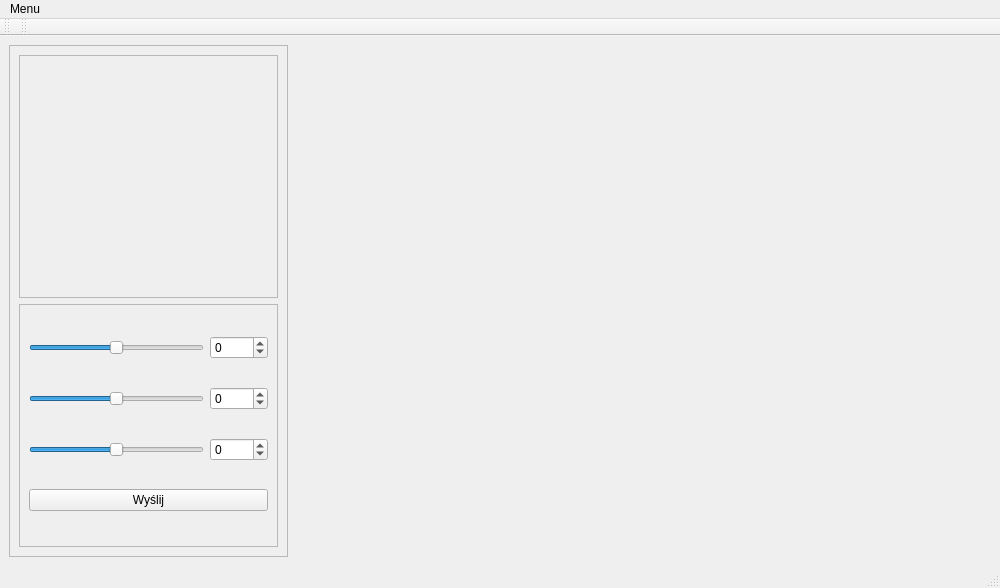
<?xml version="1.0" encoding="UTF-8"?>
<ui version="4.0">
 <class>MainWindow</class>
 <widget class="QMainWindow" name="MainWindow">
  <property name="geometry">
   <rect>
    <x>0</x>
    <y>0</y>
    <width>1000</width>
    <height>588</height>
   </rect>
  </property>
  <property name="sizePolicy">
   <sizepolicy hsizetype="Preferred" vsizetype="Preferred">
    <horstretch>3</horstretch>
    <verstretch>0</verstretch>
   </sizepolicy>
  </property>
  <property name="maximumSize">
   <size>
    <width>1400</width>
    <height>900</height>
   </size>
  </property>
  <property name="windowTitle">
   <string>MainWindow</string>
  </property>
  <widget class="QWidget" name="centralwidget">
   <layout class="QGridLayout" name="gridLayout_2">
    <item row="0" column="0">
     <widget class="QFrame" name="frame">
      <property name="sizePolicy">
       <sizepolicy hsizetype="Preferred" vsizetype="Preferred">
        <horstretch>2</horstretch>
        <verstretch>0</verstretch>
       </sizepolicy>
      </property>
      <property name="frameShape">
       <enum>QFrame::StyledPanel</enum>
      </property>
      <property name="frameShadow">
       <enum>QFrame::Raised</enum>
      </property>
      <layout class="QGridLayout" name="gridLayout_3">
       <item row="0" column="0">
        <widget class="QFrame" name="frame_3">
         <property name="sizePolicy">
          <sizepolicy hsizetype="Preferred" vsizetype="Preferred">
           <horstretch>0</horstretch>
           <verstretch>1</verstretch>
          </sizepolicy>
         </property>
         <property name="frameShape">
          <enum>QFrame::StyledPanel</enum>
         </property>
         <property name="frameShadow">
          <enum>QFrame::Raised</enum>
         </property>
        </widget>
       </item>
       <item row="1" column="0">
        <widget class="QFrame" name="frame_2">
         <property name="sizePolicy">
          <sizepolicy hsizetype="Preferred" vsizetype="Preferred">
           <horstretch>0</horstretch>
           <verstretch>1</verstretch>
          </sizepolicy>
         </property>
         <property name="frameShape">
          <enum>QFrame::StyledPanel</enum>
         </property>
         <property name="frameShadow">
          <enum>QFrame::Raised</enum>
         </property>
         <layout class="QGridLayout" name="gridLayout_4">
          <item row="4" column="0">
           <widget class="QSlider" name="Przeg3">
            <property name="sizePolicy">
             <sizepolicy hsizetype="Expanding" vsizetype="Preferred">
              <horstretch>2</horstretch>
              <verstretch>2</verstretch>
             </sizepolicy>
            </property>
            <property name="minimum">
             <number>-90</number>
            </property>
            <property name="maximum">
             <number>91</number>
            </property>
            <property name="orientation">
             <enum>Qt::Horizontal</enum>
            </property>
           </widget>
          </item>
          <item row="4" column="1">
           <widget class="QSpinBox" name="Przeg33">
            <property name="sizePolicy">
             <sizepolicy hsizetype="Minimum" vsizetype="Fixed">
              <horstretch>1</horstretch>
              <verstretch>0</verstretch>
             </sizepolicy>
            </property>
            <property name="minimum">
             <number>-90</number>
            </property>
            <property name="maximum">
             <number>90</number>
            </property>
           </widget>
          </item>
          <item row="0" column="0">
           <widget class="QSlider" name="Przeg1">
            <property name="sizePolicy">
             <sizepolicy hsizetype="Expanding" vsizetype="Preferred">
              <horstretch>3</horstretch>
              <verstretch>2</verstretch>
             </sizepolicy>
            </property>
            <property name="minimum">
             <number>-180</number>
            </property>
            <property name="maximum">
             <number>180</number>
            </property>
            <property name="orientation">
             <enum>Qt::Horizontal</enum>
            </property>
           </widget>
          </item>
          <item row="3" column="1">
           <widget class="QSpinBox" name="Przeg22">
            <property name="sizePolicy">
             <sizepolicy hsizetype="Preferred" vsizetype="Fixed">
              <horstretch>1</horstretch>
              <verstretch>0</verstretch>
             </sizepolicy>
            </property>
            <property name="minimum">
             <number>-90</number>
            </property>
            <property name="maximum">
             <number>90</number>
            </property>
           </widget>
          </item>
          <item row="3" column="0">
           <widget class="QSlider" name="Przeg2">
            <property name="sizePolicy">
             <sizepolicy hsizetype="Expanding" vsizetype="Preferred">
              <horstretch>3</horstretch>
              <verstretch>2</verstretch>
             </sizepolicy>
            </property>
            <property name="minimum">
             <number>-90</number>
            </property>
            <property name="maximum">
             <number>90</number>
            </property>
            <property name="orientation">
             <enum>Qt::Horizontal</enum>
            </property>
           </widget>
          </item>
          <item row="5" column="0" colspan="2">
           <widget class="QPushButton" name="SendConf">
            <property name="sizePolicy">
             <sizepolicy hsizetype="Preferred" vsizetype="Fixed">
              <horstretch>0</horstretch>
              <verstretch>3</verstretch>
             </sizepolicy>
            </property>
            <property name="text">
             <string>Wyślij</string>
            </property>
           </widget>
          </item>
          <item row="0" column="1">
           <widget class="QSpinBox" name="Przeg11">
            <property name="sizePolicy">
             <sizepolicy hsizetype="Minimum" vsizetype="Fixed">
              <horstretch>1</horstretch>
              <verstretch>0</verstretch>
             </sizepolicy>
            </property>
            <property name="minimum">
             <number>-180</number>
            </property>
            <property name="maximum">
             <number>180</number>
            </property>
           </widget>
          </item>
         </layout>
        </widget>
       </item>
      </layout>
     </widget>
    </item>
    <item row="0" column="1">
     <widget class="GLWidget" name="widget" native="true">
      <property name="sizePolicy">
       <sizepolicy hsizetype="Preferred" vsizetype="Preferred">
        <horstretch>5</horstretch>
        <verstretch>0</verstretch>
       </sizepolicy>
      </property>
     </widget>
    </item>
   </layout>
  </widget>
  <widget class="QMenuBar" name="menubar">
   <property name="geometry">
    <rect>
     <x>0</x>
     <y>0</y>
     <width>1000</width>
     <height>22</height>
    </rect>
   </property>
   <widget class="QMenu" name="menuMenu">
    <property name="title">
     <string>Menu</string>
    </property>
    <addaction name="actionPo_czenie"/>
    <addaction name="actionWykresy"/>
   </widget>
   <addaction name="menuMenu"/>
  </widget>
  <widget class="QStatusBar" name="statusbar"/>
  <widget class="QToolBar" name="toolBar">
   <property name="windowTitle">
    <string>toolBar</string>
   </property>
   <attribute name="toolBarArea">
    <enum>TopToolBarArea</enum>
   </attribute>
   <attribute name="toolBarBreak">
    <bool>false</bool>
   </attribute>
  </widget>
  <widget class="QToolBar" name="toolBar_2">
   <property name="windowTitle">
    <string>toolBar_2</string>
   </property>
   <attribute name="toolBarArea">
    <enum>TopToolBarArea</enum>
   </attribute>
   <attribute name="toolBarBreak">
    <bool>false</bool>
   </attribute>
  </widget>
  <action name="actionPo_czenie">
   <property name="text">
    <string>Połączenie</string>
   </property>
  </action>
  <action name="actionWykresy">
   <property name="text">
    <string>Wykresy</string>
   </property>
  </action>
 </widget>
 <customwidgets>
  <customwidget>
   <class>GLWidget</class>
   <extends>QWidget</extends>
   <header location="global">glwidget.h</header>
   <container>1</container>
  </customwidget>
 </customwidgets>
 <resources/>
 <connections>
  <connection>
   <sender>Przeg1</sender>
   <signal>valueChanged(int)</signal>
   <receiver>Przeg11</receiver>
   <slot>setValue(int)</slot>
   <hints>
    <hint type="sourcelabel">
     <x>199</x>
     <y>351</y>
    </hint>
    <hint type="destinationlabel">
     <x>250</x>
     <y>359</y>
    </hint>
   </hints>
  </connection>
  <connection>
   <sender>Przeg2</sender>
   <signal>valueChanged(int)</signal>
   <receiver>Przeg22</receiver>
   <slot>setValue(int)</slot>
   <hints>
    <hint type="sourcelabel">
     <x>203</x>
     <y>413</y>
    </hint>
    <hint type="destinationlabel">
     <x>267</x>
     <y>413</y>
    </hint>
   </hints>
  </connection>
  <connection>
   <sender>Przeg3</sender>
   <signal>valueChanged(int)</signal>
   <receiver>Przeg33</receiver>
   <slot>setValue(int)</slot>
   <hints>
    <hint type="sourcelabel">
     <x>190</x>
     <y>465</y>
    </hint>
    <hint type="destinationlabel">
     <x>267</x>
     <y>465</y>
    </hint>
   </hints>
  </connection>
  <connection>
   <sender>Przeg11</sender>
   <signal>valueChanged(int)</signal>
   <receiver>Przeg1</receiver>
   <slot>setValue(int)</slot>
   <hints>
    <hint type="sourcelabel">
     <x>241</x>
     <y>340</y>
    </hint>
    <hint type="destinationlabel">
     <x>158</x>
     <y>346</y>
    </hint>
   </hints>
  </connection>
  <connection>
   <sender>Przeg22</sender>
   <signal>valueChanged(int)</signal>
   <receiver>Przeg2</receiver>
   <slot>setValue(int)</slot>
   <hints>
    <hint type="sourcelabel">
     <x>240</x>
     <y>394</y>
    </hint>
    <hint type="destinationlabel">
     <x>180</x>
     <y>397</y>
    </hint>
   </hints>
  </connection>
  <connection>
   <sender>Przeg33</sender>
   <signal>valueChanged(int)</signal>
   <receiver>Przeg3</receiver>
   <slot>setValue(int)</slot>
   <hints>
    <hint type="sourcelabel">
     <x>233</x>
     <y>445</y>
    </hint>
    <hint type="destinationlabel">
     <x>180</x>
     <y>449</y>
    </hint>
   </hints>
  </connection>
 </connections>
</ui>
